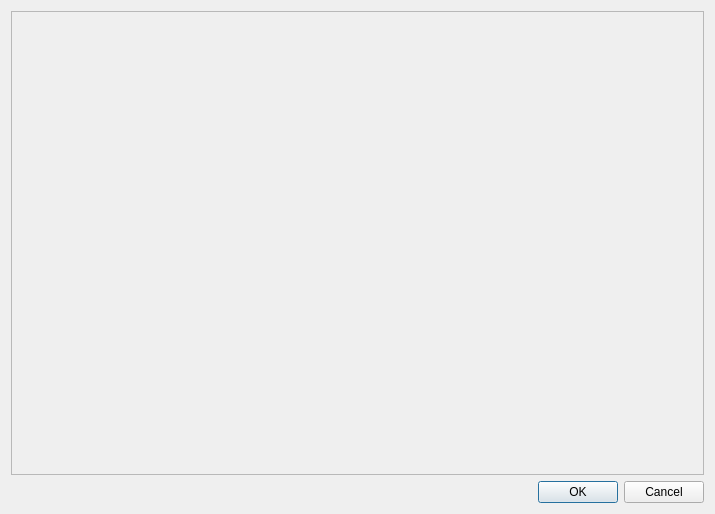
<?xml version="1.0" encoding="UTF-8"?>
<ui version="4.0">
 <class>DialogTerrainTexture</class>
 <widget class="QDialog" name="DialogTerrainTexture">
  <property name="geometry">
   <rect>
    <x>0</x>
    <y>0</y>
    <width>715</width>
    <height>514</height>
   </rect>
  </property>
  <property name="windowTitle">
   <string>Dialog</string>
  </property>
  <layout class="QVBoxLayout" name="verticalLayout">
   <item>
    <widget class="QScrollArea" name="scrollArea">
     <property name="widgetResizable">
      <bool>true</bool>
     </property>
     <widget class="QWidget" name="scrollAreaWidgetContents">
      <property name="geometry">
       <rect>
        <x>0</x>
        <y>0</y>
        <width>701</width>
        <height>470</height>
       </rect>
      </property>
      <layout class="QVBoxLayout" name="verticalLayout_2">
       <item>
        <layout class="QGridLayout" name="textureGrid"/>
       </item>
      </layout>
     </widget>
    </widget>
   </item>
   <item>
    <widget class="QDialogButtonBox" name="buttonBox">
     <property name="orientation">
      <enum>Qt::Horizontal</enum>
     </property>
     <property name="standardButtons">
      <set>QDialogButtonBox::Cancel|QDialogButtonBox::Ok</set>
     </property>
    </widget>
   </item>
  </layout>
 </widget>
 <resources/>
 <connections>
  <connection>
   <sender>buttonBox</sender>
   <signal>accepted()</signal>
   <receiver>DialogTerrainTexture</receiver>
   <slot>accept()</slot>
   <hints>
    <hint type="sourcelabel">
     <x>248</x>
     <y>254</y>
    </hint>
    <hint type="destinationlabel">
     <x>157</x>
     <y>274</y>
    </hint>
   </hints>
  </connection>
  <connection>
   <sender>buttonBox</sender>
   <signal>rejected()</signal>
   <receiver>DialogTerrainTexture</receiver>
   <slot>reject()</slot>
   <hints>
    <hint type="sourcelabel">
     <x>316</x>
     <y>260</y>
    </hint>
    <hint type="destinationlabel">
     <x>286</x>
     <y>274</y>
    </hint>
   </hints>
  </connection>
 </connections>
</ui>
